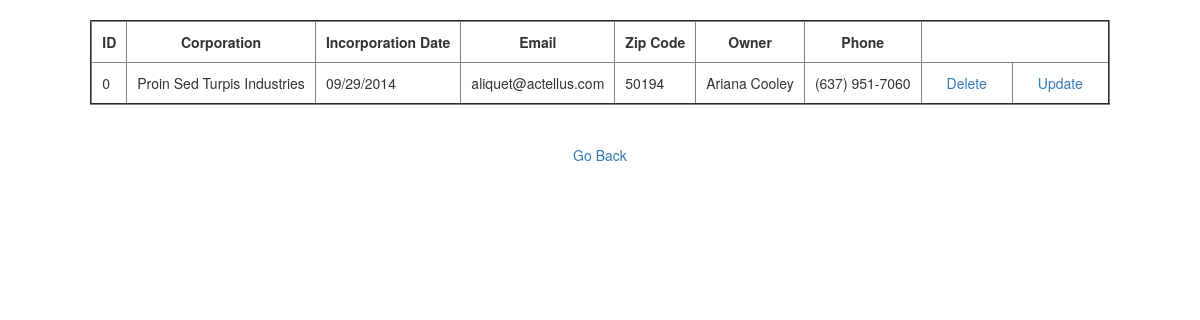
The page /Lab3/read.php?corp=Proin Sed Turpis Industries on the database its author committed.
### tables this page shows
CREATE TABLE IF NOT EXISTS `corps` (
  `id` mediumint(8) unsigned NOT NULL,
  `corp` varchar(255) DEFAULT NULL,
  `incorp_dt` varchar(255) DEFAULT NULL,
  `email` varchar(255) DEFAULT NULL,
  `zipcode` varchar(10) DEFAULT NULL,
  `owner` varchar(255) DEFAULT NULL,
  `phone` varchar(100) DEFAULT NULL
);

### Lab3/read.php (the view, shortened to what this page needs)
<!DOCTYPE html>
<html>
    <head>
        <link rel="stylesheet" type="text/css" href="bootstrap.css">
    </head>
    <body><center>
        <?php
        $db = dbconnect();
        $corp = filter_input(INPUT_GET, 'corp');
        $stmt = $db->prepare("SELECT * FROM corps WHERE corp = :corp");
        $binds = array(
            ":corp" => $corp
        );
        $results = array();
        if ($stmt->execute($binds) && $stmt->rowCount() > 0) {
            $results = $stmt->fetchALL(PDO::FETCH_ASSOC);
        }
        ?>
         <table class="table-hover" border="2">
            <thead>
                <tr>
                    <th>ID</th>
                    <th>Corporation</th>
                    <th>Incorporation Date</th>
                    <th>Email</th>
                    <th>Zip Code</th>
                    <th>Owner</th>
                    <th>Phone</th>
                </tr>
            </thead>
        <?php foreach($results as $row): ?>
            <tr>
                <td><?php echo $row['id']; ?></td>
                <td><?php echo $row['corp']; ?></td>
                <td><?php echo date("m/d/Y",strtotime($row['incorp_dt'])); ?></td>
                <td><?php echo $row['email']; ?></td>
                <td><?php echo $row['zipcode']; ?></td>
                <td><?php echo $row['owner']; ?></td>
                <td><?php echo $row['phone']; ?></td>
                <td align="center"><a class="col-lg-12" href="delete.php?corp=<?php echo $row['corp']; ?>">Delete</a></td>
                <td align="center"><a class="col-lg-12" href="update.php?id=<?php echo $row['id']; ?>">Update</a></td>
            </tr>
        <?php endforeach; ?>
        </table>
        <br/>
        <a href ="view.php">Go Back</a>
    </center>
</body>
</html>

### rows shown on the page
corps: id "0", corp "Proin Sed Turpis Industries", incorp_dt "09/29/2014", email "aliquet@actellus.com", zipcode "50194", owner "Ariana Cooley", phone "(637) 951-7060"
